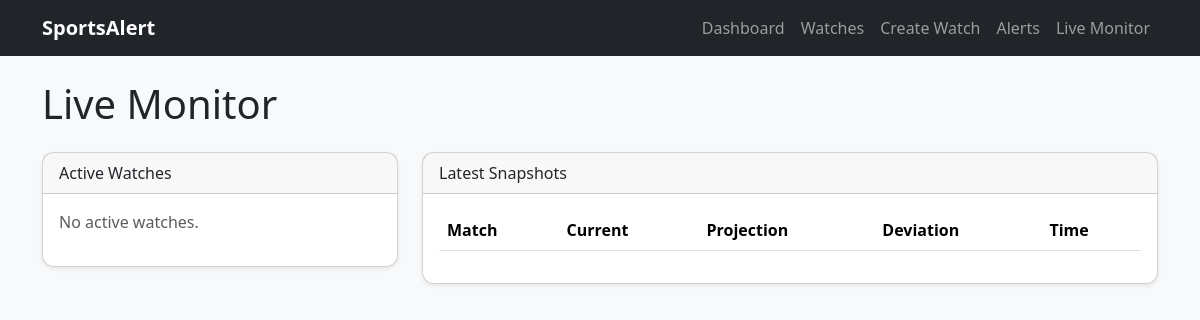
The app's page /monitor/, older data.
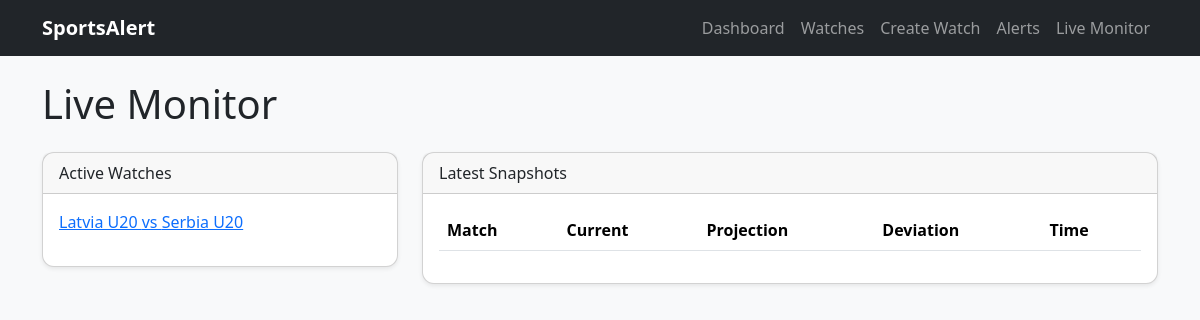
The same page, newer data.
### monitoring/models.py (models this page shows, shortened)
class Watch(models.Model):
    SPORT_CHOICES = (
        ('basketball', 'Basketball'),
        ('football', 'Football'),
    )
    sport = models.CharField(
        max_length=20,
        choices=SPORT_CHOICES
    )
    match_id = models.CharField(
        max_length=100
    )
    home_team = models.CharField(
        max_length=100,
        blank=True
    )
    away_team = models.CharField(
        max_length=100,
        blank=True
    )
    league = models.CharField(
        max_length=100,
        blank=True
    )
    active = models.BooleanField(
        default=True
    )
    monitoring_start = models.DateTimeField(
        null=True,
        blank=True,
        help_text="Time monitoring should begin"
    )
    monitoring_started = models.BooleanField(
        default=False
    )
    monitoring_finished = models.BooleanField(
        default=False
    )
    game_status = models.CharField(
        max_length=20,
        blank=True,
        default=""
    )
    elapsed_minutes = models.PositiveIntegerField(
        null=True,
        blank=True
    )
    last_polled = models.DateTimeField(
        null=True,
        blank=True
    )
    total_game_minutes = models.IntegerField(
        default=40
    )
    created_at = models.DateTimeField(
        auto_now_add=True
    )

### monitoring/views.py (the view)
def live_monitor(request):
    active_watches = (
        Watch.objects
        .filter(active=True)
        .order_by("-created_at")
    )
    latest_snapshots = (
        MatchSnapshot.objects
        .select_related("watch")
        .order_by("-created_at")[:50]
    )
    context = {
        "active_watches": active_watches,
        "latest_snapshots": latest_snapshots,
    }
    return render(
        request,
        "monitoring/live_monitor.html",
        context,
    )

### monitoring/templates/monitoring/live_monitor.html (shortened to what this page needs)
{% extends "monitoring/base.html" %}
{% block content %}
<h1 class="mb-4">
    Live Monitor
</h1>
<div class="row">
    <div class="col-lg-4">
        <div class="card shadow-sm">
            <div class="card-header">
                Active Watches
            </div>
            <div class="card-body">
                {% for watch in active_watches %}
                    <div class="mb-3">
                        <a href="{% url 'watch-detail' watch.pk %}">
                            {{ watch.home_team }}
                            vs
                            {{ watch.away_team }}
                        </a>
                    </div>
                {% empty %}
                    <p class="text-muted">
                        No active watches.
                    </p>
                {% endfor %}
            </div>
        </div>
    </div>
    <div class="col-lg-8">
        <div class="card shadow-sm">
            <div class="card-header">
                Latest Snapshots
            </div>
            <div class="card-body">
                <table class="table table-striped">
                    <thead>
                        <tr>
                            <th>Match</th>
                            <th>Current</th>
                            <th>Projection</th>
                            <th>Deviation</th>
                            <th>Time</th>
                        </tr>
                    </thead>
                </table>
            </div>
        </div>
    </div>
</div>
{% endblock %}

Row changes from the older to the newer data that the page shows:
added Watch: home_team "Latvia U20", away_team "Serbia U20"
Text that changed along with them:
text no longer shown: "No active watches."
